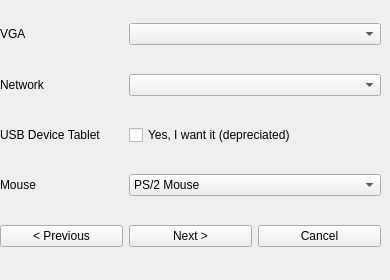
   <widget class="QWidget" name="page_6">
    <widget class="QWidget" name="gridLayoutWidget_6">
     <property name="geometry">
      <rect>
       <x>0</x>
       <y>0</y>
       <width>381</width>
       <height>271</height>
      </rect>
     </property>
     <layout class="QGridLayout" name="gridLayout_6">
      <item row="4" column="1">
       <widget class="QPushButton" name="btn_next4">
        <property name="text">
         <string>Next &gt;</string>
        </property>
       </widget>
      </item>
      <item row="0" column="0">
       <widget class="QLabel" name="lbl_vga">
        <property name="text">
         <string>VGA</string>
        </property>
       </widget>
      </item>
      <item row="2" column="0">
       <widget class="QLabel" name="label_18">
        <property name="text">
         <string>USB Device Tablet</string>
        </property>
       </widget>
      </item>
      <item row="1" column="0">
       <widget class="QLabel" name="lbl_net">
        <property name="text">
         <string>Network</string>
        </property>
       </widget>
      </item>
      <item row="4" column="0">
       <widget class="QPushButton" name="btn_prev4">
        <property name="text">
         <string>&lt; Previous</string>
        </property>
       </widget>
      </item>
      <item row="4" column="2">
       <widget class="QPushButton" name="btn_cancel4">
        <property name="text">
         <string>Cancel</string>
        </property>
       </widget>
      </item>
      <item row="3" column="0">
       <widget class="QLabel" name="lbl_mouse">
        <property name="text">
         <string>Mouse</string>
        </property>
       </widget>
      </item>
      <item row="0" column="1" colspan="2">
       <widget class="QComboBox" name="cb_vga">
        <property name="placeholderText">
         <string>(Please select a graphics adapter)</string>
        </property>
        <item>
         <property name="text">
          <string>Let QEMU decide</string>
         </property>
        </item>
       </widget>
      </item>
      <item row="1" column="1" colspan="2">
       <widget class="QComboBox" name="cb_net">
        <property name="placeholderText">
         <string>(Please select a network adapter)</string>
        </property>
        <item>
         <property name="text">
          <string>none</string>
         </property>
        </item>
       </widget>
      </item>
      <item row="3" column="1" colspan="2">
       <widget class="QComboBox" name="cb_mouse">
        <item>
         <property name="text">
          <string>PS/2 Mouse</string>
         </property>
        </item>
        <item>
         <property name="text">
          <string>USB Mouse</string>
         </property>
        </item>
        <item>
         <property name="text">
          <string>USB Tablet Device</string>
         </property>
        </item>
       </widget>
      </item>
      <item row="2" column="1" colspan="2">
       <widget class="QCheckBox" name="checkBox">
        <property name="text">
         <string>Yes, I want it (depreciated)</string>
        </property>
       </widget>
      </item>
     </layout>
    </widget>
   </widget>
